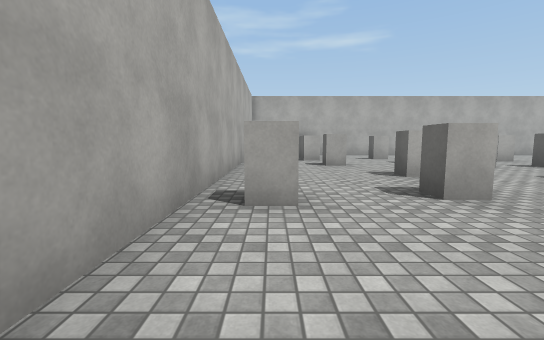
view 1 (above)

18 first-person views from a walk through a scene from a Unity 3-D project. The camera is 1.2 m above the floor, tilts 6° down and sees 90° across. The floor is counted in squares, 2 m on a side. Each view is taken from the middle of a square. On the plan, view 1 faces up. The plan holds only what a view shows up to about 9 squares ahead; the rest is blank. The place goes on beyond the plan. Some animated figures are left out. Surface patterns are stand-ins for the level's own textures.

view 2
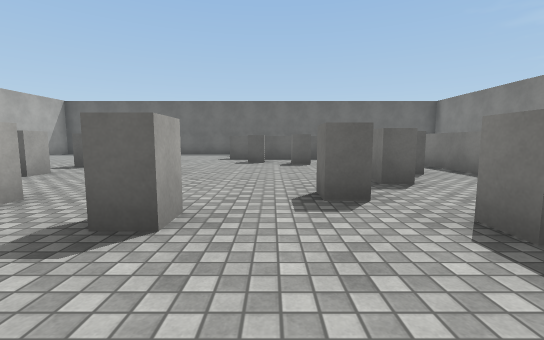

view 3
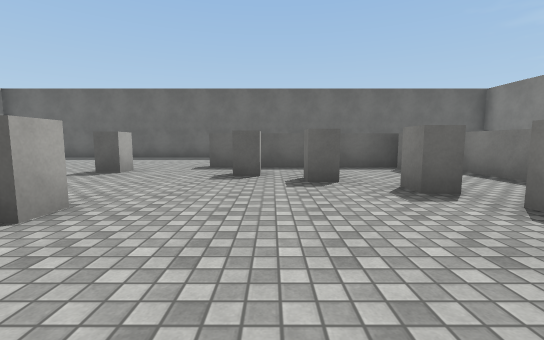

view 4
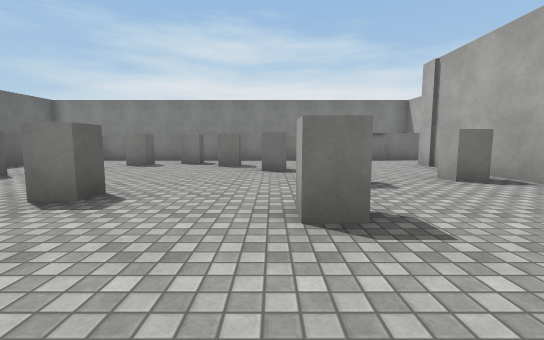

view 5
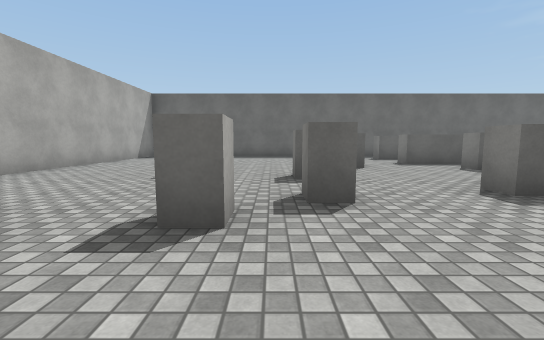

view 6
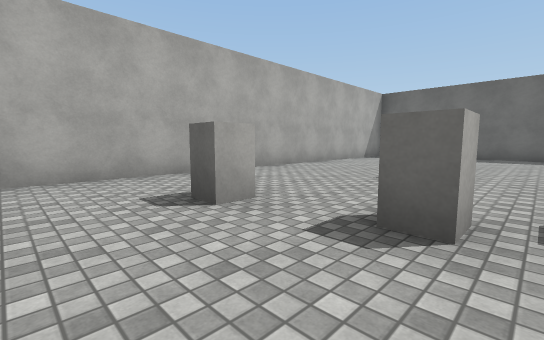

view 7
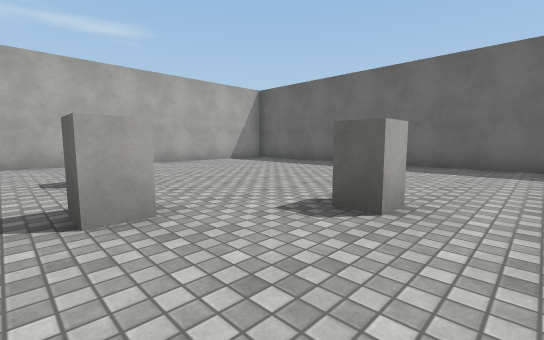

view 8
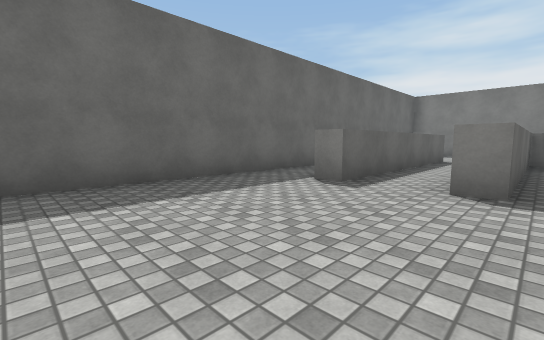

view 9
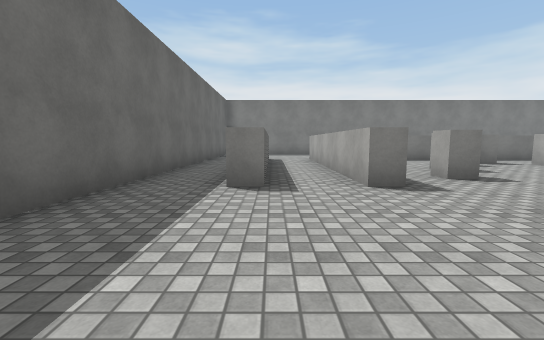

view 10
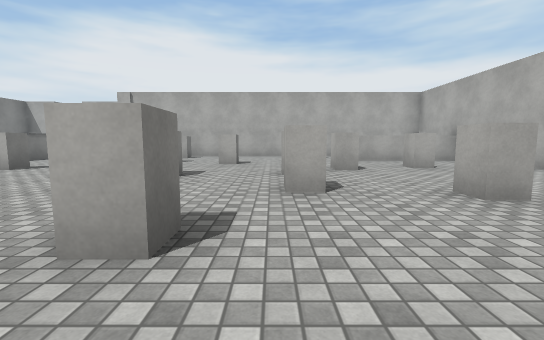

view 11
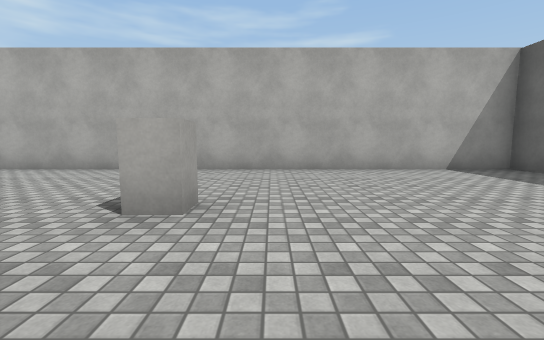

view 12
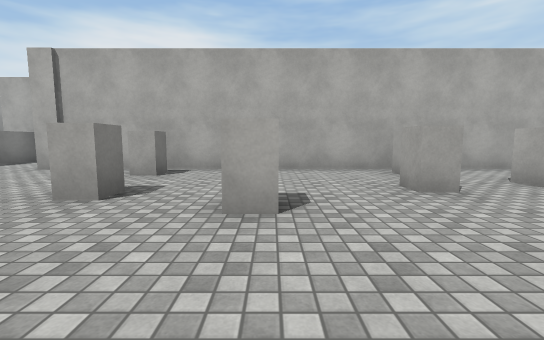

view 13
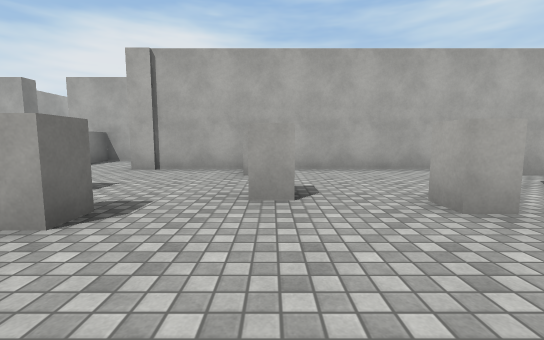

view 14
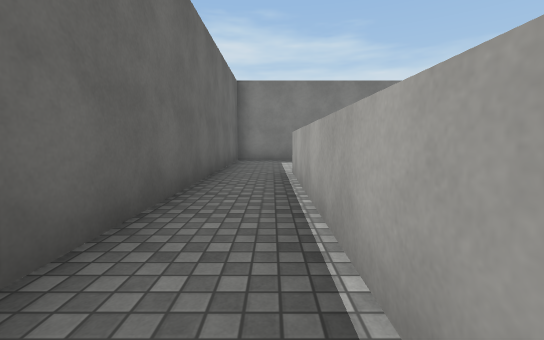

view 15
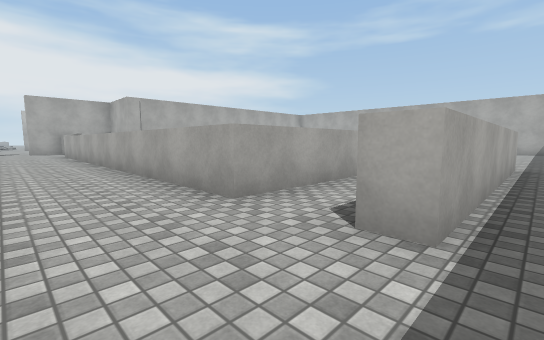

view 16
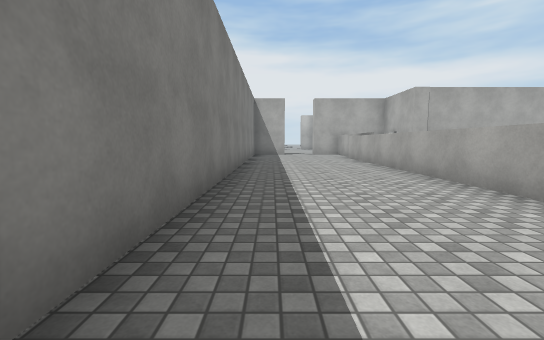

view 17
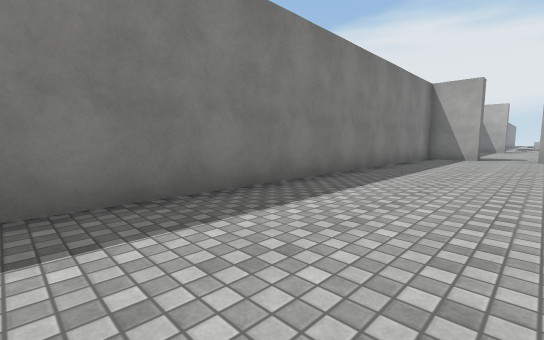

view 18
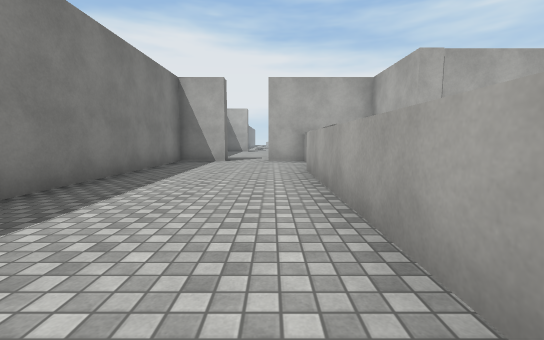

### Floor plan
Ten units are one square. View 1 is at (0, 0); x grows to the right and y downward. Boxes are objects, and circles mark ways between rooms. Rooms are numbered by the first view taken in them; rooms with no view inside come last. Other rooms are left out.
<svg viewBox="-45 -123 181 186">
<path fill="none" stroke="#000" d="M23 -28 18 -28 18 -32 23 -32 23 -28M27 -9 27 -15 32 -15M38 -5 43 -5 43 1M15 -5 21 -5M28 -46 23 -46 23 -51 28 -51 28 -46M49 3 55 3M55 -39 49 -39 49 -43 55 -43M60 -3 66 -3M-4 -30 2 -30 2 -25 -4 -25M70 -9 70 -15 76 -15M55 18 92 18 92 -34M51 -62 46 -62M77 -21 77 -27M18 -67 13 -67 13 -72M-8 18 25 18M43 -73 38 -73M69 -62 64 -62M82 -49 82 -54M-8 -75 -8 0M-34 20 -2 20M82 -54 87 -54 87 -49 82 -49M64 -62 64 -66 69 -66 69 -62M73 -88 73 -82 68 -82M46 -62 46 -66 51 -66M92 -34 97 -34 97 23M43 -79 43 -73M38 -73 38 -79M77 -27 82 -27 82 -21M18 -72 18 -67M2 -79 2 -74M15 -118 15 -85 10 -85M-8 -100 -8 -75M111 23 111 -34 116 -34 116 23M131 26 131 -118 19 -118M97 23 -6 23M-33 44 -33 58 84 58M112 58 131 58 131 26M116 23 111 23M-33 12 -33 31M49 9 49 3M38 1 38 -5M25 18 55 18"/>
<circle cx="37" cy="-67" r="3" fill="#2a7"/>
<circle cx="80" cy="-40" r="3" fill="#2a7"/>
<circle cx="20" cy="10" r="3" fill="#2a7"/>
<circle cx="60" cy="10" r="3" fill="#2a7"/>
<circle cx="110" cy="20" r="3" fill="#2a7"/>
<text x="30" y="-20">1</text>
<text x="80" y="-70">2</text>
<text x="40" y="40">3</text>
<text x="40" y="10">4</text>
</svg>
Room 1 opens to room 2. Room 1 opens to room 4. Room 2 opens to room 3.

Where each view was taken, in squares from view 1:
view 1: 0 up, 0 right, facing up
view 2: 2 up, 0 right, facing right
view 3: 2 up, 3 right, facing right
view 4: 7 up, 3 right, facing down
view 5: 7 up, 2 right, facing right
view 6: 7 up, 2 right, facing up-right
view 7: 4 up, 6 right, facing up-right
view 8: 7 up, 9 right, facing down-right
view 9: 7 up, 11 right, facing down
view 10: 6 up, 10 right, facing left
view 11: 6 up, 8 right, facing up
view 12: 5 up, 5 right, facing left
view 13: 3 up, 5 right, facing left
view 14: 3 up, 12 right, facing down
view 15: 4 down, 12 right, facing up-left
view 16: 5 down, 9 right, facing left
view 17: 3 down, 7 right, facing down-left
view 18: 3 down, 5 right, facing left
